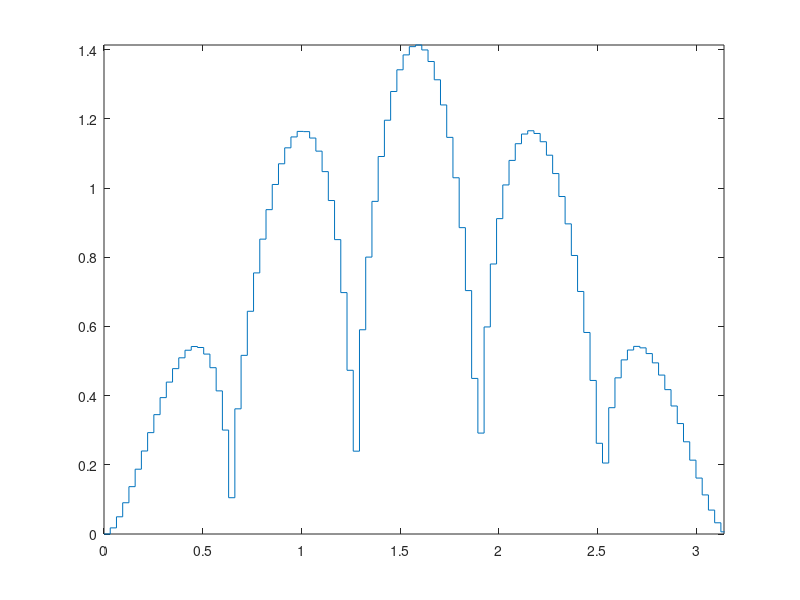

MATLAB code to generate this figure:
% stairs
% r2 = 2sin5t, 0,=t<=2*pi          y = rsint

t = linspace(0,2*pi,200) ; 
r = sqrt(abs(2*sin(5*t))) ; 
y = r.*sin(t) ;
stairs(t,y)
axis([0 pi 0 inf]) ;